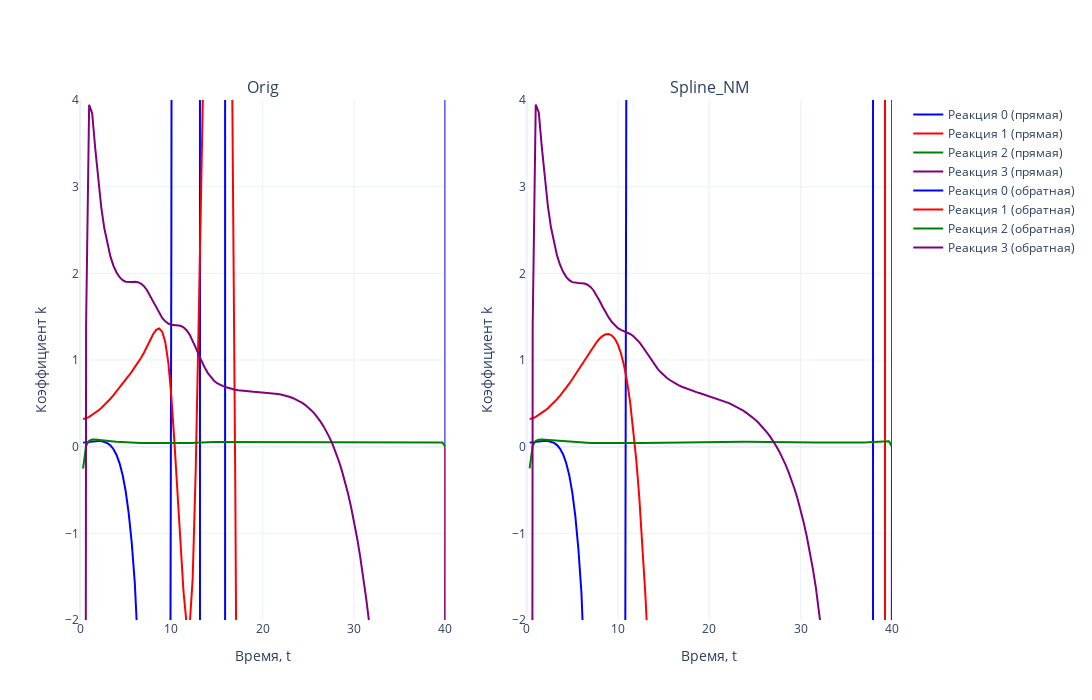

The notebook cell saved with this chart:
### Code cell
# Задаем цвета (4 цвета для реакций)
colors = ['blue', 'red', 'green', 'purple']

# Создаем два подграфика (2 столбца, 1 строка)
fig = make_subplots(rows=1, cols=2, subplot_titles=['Orig', 'Spline_NM'])

# Первый график (прямая задача)
for i in range(N_REACTION):  
    fig.add_trace(go.Scatter(
        x=tsteps, 
        y=k_g_spline[i, :], 
        mode='lines', 
        name=f'Реакция {i} (прямая)',
        line=dict(color=colors[i % len(colors)])  # Применяем цвета циклично
    ), row=1, col=1)

# Второй график (обратная задача)
for i in range(N_REACTION):  
    fig.add_trace(go.Scatter(
        x=tsteps, 
        y=k_g_spline_NM[i, :], 
        mode='lines', 
        name=f'Реакция {i} (обратная)',
        line=dict(color=colors[i % len(colors)])  # Применяем цвета циклично
    ), row=1, col=2)

# Настройки общего макета
fig.update_layout(
    template='plotly_white',
    width=1400,  # Общая ширина холста
    height=700,  # Высота холста
    showlegend=True
)

# Ограничение оси Y
fig.update_yaxes(range=[-2, 4], title_text='Коэффициент k', row=1, col=1)
fig.update_yaxes(range=[-2, 4], title_text='Коэффициент k', row=1, col=2)

# Подписи оси X
fig.update_xaxes(title_text='Время, t', row=1, col=1)
fig.update_xaxes(title_text='Время, t', row=1, col=2)

# Отображение графика
fig.show()
